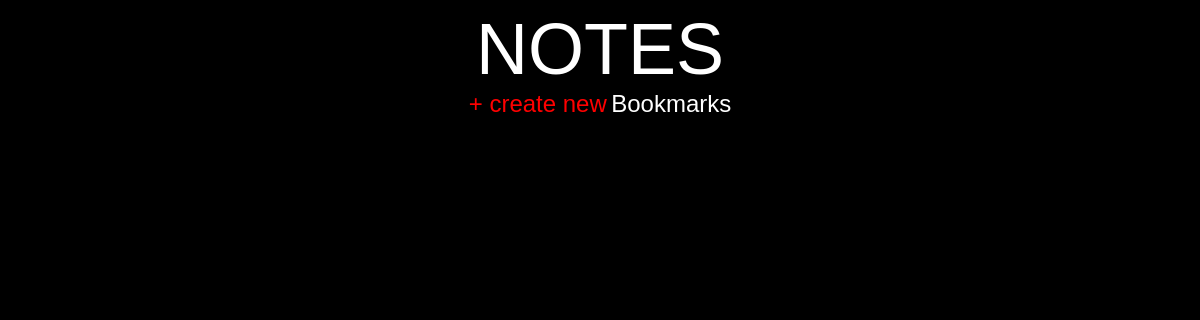
Before: / with the older database file.
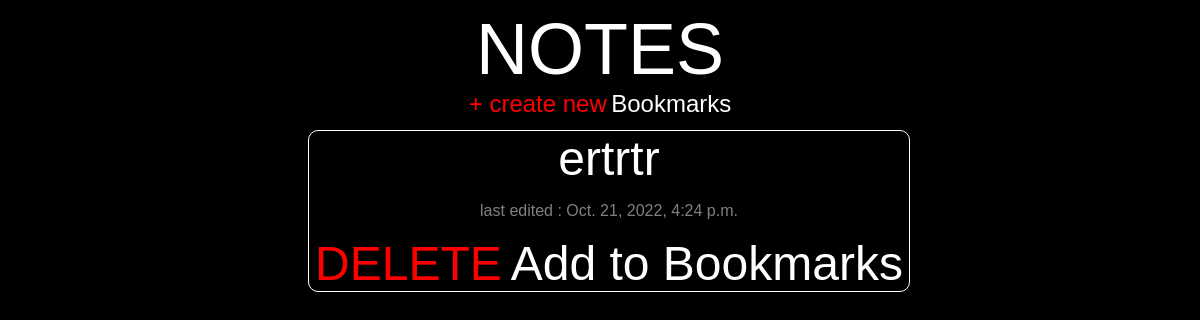
After: the same page with the newer database file.
### base/models.py (models this page shows, shortened)
class Notes(models.Model):
    title = models.CharField(max_length=20)
    description = models.TextField(blank=True, null=True)
    lastedit = models.DateTimeField(auto_now=True)
    picture = models.ImageField(upload_to="media", null=True, blank=True, default='media/body.png')
    bookmark = models.IntegerField(default=0)
    class Meta:
        ordering = ['-lastedit']

### base/views.py (the view)
# urls.py: path('', views.homepage, name='home'),
def homepage(request):
    notes = Notes.objects.all()
    dict = {'notes': notes}
    return render(request, 'base/homepage.html', dict)

### base/templates/base/homepage.html (shortened to what this page needs)
{% extends 'main.html' %}
{% block content %}
<div>
    <span><a href="{% url 'newnote' %}" class="link">+ create new</a></span>
    <span><a href="{% url 'viewbookmarks' %} " class="btn create book">Bookmarks</a></span>
    <div>
        {% for i in notes %}
        <div class="notesblock">
            <a href="{% url 'notes' i.id %}">{{i.title}}</a>
            <p>last edited : {{i.lastedit}}</p>
             <a href="{% url 'delete' i.id %}" class="link button">DELETE</a>
            {%if i.bookmark == 0 %}
            <a href="{% url 'addBookmark' i.id%}" class="'button">Add to Bookmarks</a>
            {%else%}
            <a href="{% url 'deleteBookmark' i.id%}" class="button">Added</a>
            {%endif%}
        </div>
        {% endfor %}
    </div>
</div>
{% endblock %}

Changed rows visible on the page:
added Notes: title "ertrtr", lastedit "Oct. 21, 2022, 4:24 p.m.", bookmark "Add to Bookmarks"
